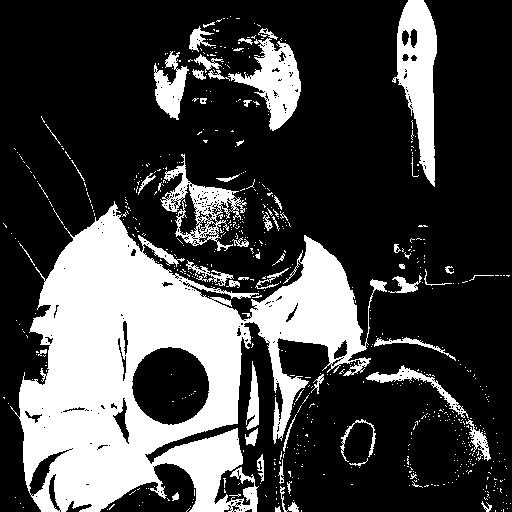

The script that drew this image:
import skimage as ski
import numpy as np
import matplotlib.pyplot as plt
import time

start = time.time()

img = ski.data.astronaut()
img_hsv = ski.color.rgb2hsv(img)

for y in range(img_hsv.shape[0]):
    for x in range(img_hsv.shape[1]):
        h = img_hsv[y, x][0] * 255
        s = img_hsv[y, x][1] * 255
        if 60 > h > 5 and s > 128:
            img[y, x] = [255, 255,255]
        else:
            img[y, x] = [0,0,0]


ski.io.imsave('image.jpg', img)

stop = time.time()
print(stop - start)
